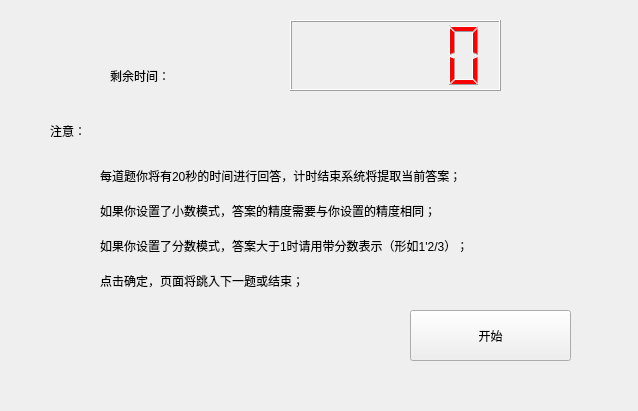
<?xml version="1.0" encoding="UTF-8"?>
<ui version="4.0">
 <class>Widget</class>
 <widget class="QWidget" name="Widget">
  <property name="geometry">
   <rect>
    <x>0</x>
    <y>0</y>
    <width>638</width>
    <height>411</height>
   </rect>
  </property>
  <property name="windowTitle">
   <string>Widget</string>
  </property>
  <widget class="QLCDNumber" name="lcdNumber">
   <property name="geometry">
    <rect>
     <x>290</x>
     <y>20</y>
     <width>211</width>
     <height>71</height>
    </rect>
   </property>
   <property name="styleSheet">
    <string notr="true">font: 16pt &quot;Agency FB&quot;;
color: rgb(255, 0, 0);</string>
   </property>
  </widget>
  <widget class="QLabel" name="label">
   <property name="geometry">
    <rect>
     <x>110</x>
     <y>50</y>
     <width>141</width>
     <height>51</height>
    </rect>
   </property>
   <property name="styleSheet">
    <string notr="true">font: 16pt &quot;Adobe Devanagari&quot;;</string>
   </property>
   <property name="text">
    <string>剩余时间：</string>
   </property>
  </widget>
  <widget class="QStackedWidget" name="stackedWidget">
   <property name="geometry">
    <rect>
     <x>50</x>
     <y>110</y>
     <width>541</width>
     <height>261</height>
    </rect>
   </property>
   <property name="currentIndex">
    <number>0</number>
   </property>
   <widget class="QWidget" name="page_4">
    <widget class="QPushButton" name="pushButton_4">
     <property name="geometry">
      <rect>
       <x>360</x>
       <y>200</y>
       <width>161</width>
       <height>51</height>
      </rect>
     </property>
     <property name="styleSheet">
      <string notr="true">font: 16pt &quot;Adobe Devanagari&quot;;
font: 16pt &quot;Adobe Devanagari&quot;;</string>
     </property>
     <property name="text">
      <string>开始</string>
     </property>
    </widget>
    <widget class="QLabel" name="label_4">
     <property name="geometry">
      <rect>
       <x>0</x>
       <y>0</y>
       <width>131</width>
       <height>41</height>
      </rect>
     </property>
     <property name="styleSheet">
      <string notr="true">font: 12pt &quot;Adobe Devanagari&quot;;
font: 14pt &quot;Adobe Devanagari&quot;;</string>
     </property>
     <property name="text">
      <string>注意：</string>
     </property>
    </widget>
    <widget class="QLabel" name="label_5">
     <property name="geometry">
      <rect>
       <x>50</x>
       <y>50</y>
       <width>501</width>
       <height>31</height>
      </rect>
     </property>
     <property name="styleSheet">
      <string notr="true">font: 12pt &quot;Adobe Devanagari&quot;;
font: 12pt &quot;Adobe Devanagari&quot;;</string>
     </property>
     <property name="text">
      <string>每道题你将有20秒的时间进行回答，计时结束系统将提取当前答案；</string>
     </property>
    </widget>
    <widget class="QLabel" name="label_7">
     <property name="geometry">
      <rect>
       <x>50</x>
       <y>80</y>
       <width>431</width>
       <height>41</height>
      </rect>
     </property>
     <property name="styleSheet">
      <string notr="true">font: 12pt &quot;Adobe Devanagari&quot;;</string>
     </property>
     <property name="text">
      <string>如果你设置了小数模式，答案的精度需要与你设置的精度相同；</string>
     </property>
    </widget>
    <widget class="QLabel" name="label_8">
     <property name="geometry">
      <rect>
       <x>50</x>
       <y>150</y>
       <width>331</width>
       <height>41</height>
      </rect>
     </property>
     <property name="styleSheet">
      <string notr="true">font: 12pt &quot;Adobe Devanagari&quot;;</string>
     </property>
     <property name="text">
      <string>点击确定，页面将跳入下一题或结束；</string>
     </property>
    </widget>
    <widget class="QLabel" name="label_9">
     <property name="geometry">
      <rect>
       <x>50</x>
       <y>125</y>
       <width>501</width>
       <height>21</height>
      </rect>
     </property>
     <property name="styleSheet">
      <string notr="true">font: 12pt &quot;Adobe Devanagari&quot;;</string>
     </property>
     <property name="text">
      <string>如果你设置了分数模式，答案大于1时请用带分数表示（形如1'2/3）；</string>
     </property>
    </widget>
   </widget>
   <widget class="QWidget" name="page">
    <widget class="QLabel" name="label_2">
     <property name="geometry">
      <rect>
       <x>10</x>
       <y>10</y>
       <width>71</width>
       <height>31</height>
      </rect>
     </property>
     <property name="styleSheet">
      <string notr="true">font: 16pt &quot;Adobe Devanagari&quot;;</string>
     </property>
     <property name="text">
      <string>题目</string>
     </property>
    </widget>
    <widget class="QLabel" name="label_3">
     <property name="geometry">
      <rect>
       <x>10</x>
       <y>50</y>
       <width>521</width>
       <height>91</height>
      </rect>
     </property>
     <property name="styleSheet">
      <string notr="true">font: 14pt &quot;Adobe Devanagari&quot;;</string>
     </property>
     <property name="text">
      <string/>
     </property>
    </widget>
    <widget class="QLineEdit" name="answer1">
     <property name="geometry">
      <rect>
       <x>310</x>
       <y>160</y>
       <width>201</width>
       <height>31</height>
      </rect>
     </property>
     <property name="styleSheet">
      <string notr="true">font: 12pt &quot;Adobe Devanagari&quot;;</string>
     </property>
    </widget>
    <widget class="QPushButton" name="pushButton">
     <property name="geometry">
      <rect>
       <x>430</x>
       <y>210</y>
       <width>81</width>
       <height>31</height>
      </rect>
     </property>
     <property name="styleSheet">
      <string notr="true">font: 16pt &quot;Adobe Devanagari&quot;;</string>
     </property>
     <property name="text">
      <string>确定</string>
     </property>
    </widget>
   </widget>
  </widget>
  <widget class="QLabel" name="label_6">
   <property name="geometry">
    <rect>
     <x>170</x>
     <y>70</y>
     <width>54</width>
     <height>12</height>
    </rect>
   </property>
   <property name="text">
    <string/>
   </property>
  </widget>
 </widget>
 <layoutdefault spacing="6" margin="11"/>
 <resources/>
 <connections/>
</ui>
